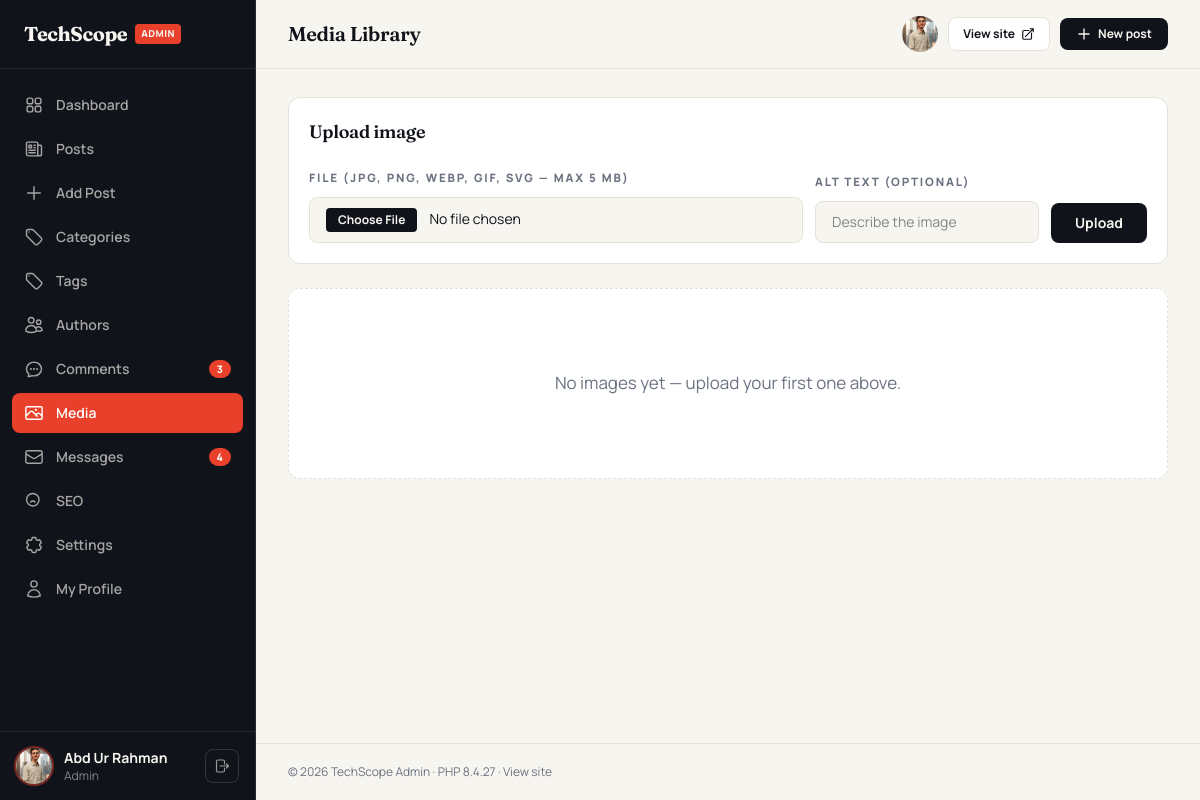
The page /admin/media.php (signed in) on the database its author committed.
### tables this page shows
CREATE TABLE `users` (
  `id` int unsigned NOT NULL AUTO_INCREMENT,
  `name` varchar(100) NOT NULL,
  `slug` varchar(120) NOT NULL,
  `email` varchar(190) NOT NULL,
  `password` varchar(255) NOT NULL,
  `role` enum('admin','editor','author') NOT NULL DEFAULT 'author',
  `bio` text,
  `avatar` varchar(255) DEFAULT NULL,
  `website` varchar(255) DEFAULT NULL,
  `twitter` varchar(120) DEFAULT NULL,
  `linkedin` varchar(120) DEFAULT NULL,
  `github` varchar(120) DEFAULT NULL,
  `status` tinyint(1) NOT NULL DEFAULT '1',
  `last_login` datetime DEFAULT NULL,
  `created_at` datetime NOT NULL DEFAULT CURRENT_TIMESTAMP,
  PRIMARY KEY (`id`),
  UNIQUE KEY `email` (`email`),
  UNIQUE KEY `uq_users_slug` (`slug`),
  KEY `idx_users_role` (`role`)
);

### includes/functions.php (called while the page is built, shortened)
<?php
require_once __DIR__ . '/../config/database.php';
function e(?string $value): string
{
    return htmlspecialchars((string) $value, ENT_QUOTES | ENT_SUBSTITUTE, 'UTF-8');
}
function settings(): array
{
    static $cache = null;
    if ($cache !== null) {
        return $cache;
    }
    try {
        $cache = db()->query('SELECT setting_key, setting_value FROM settings')
                     ->fetchAll(PDO::FETCH_KEY_PAIR);
    } catch (PDOException $e) {
        $cache = [];
    }
    return $cache;
}
function setting(string $key, string $default = ''): string
{
    $all = settings();
    return ($all[$key] ?? '') !== '' ? (string) $all[$key] : $default;
}
function url(string $path = '/'): string
{
    $base = rtrim(SITE_URL, '/');
    if ($path === '' || $path === '/') {
        return $base . '/';
    }
    return $base . '/' . ltrim($path, '/');
}
function admin_url(string $path = ''): string
{
    $sub = 'admin' . ($path !== '' ? '/' . ltrim($path, '/') : '');
    return url($sub);
}
function asset_version(): string
{
    static $ver = null;
    if ($ver !== null) {
        return $ver;
    }
    $files = [
        ROOT_PATH . '/assets/css/app.css',
        ROOT_PATH . '/assets/js/main.js',
        ROOT_PATH . '/assets/js/alpine.min.js',
        ROOT_PATH . '/assets/js/admin.js',
        ROOT_PATH . '/assets/js/chart.umd.min.js',
        ROOT_PATH . '/assets/js/dashboard-charts.js',
    ];
    $newest = 0;
    foreach ($files as $f) {
        $mtime = @filemtime($f);
        if ($mtime !== false && $mtime > $newest) {
            $newest = $mtime;
        }
    }
    $ver = $newest > 0 ? (string) $newest : (string) time();
    return $ver;
}
function _avatar_url(string $avatar): ?string
{
    $avatar = trim($avatar);
    if (str_starts_with($avatar, 'http://') || str_starts_with($avatar, 'https://')) {
        $path = (string) (parse_url($avatar, PHP_URL_PATH) ?: '');
        $root = rtrim((string) (parse_url(url('/'), PHP_URL_PATH) ?: ''), '/');
        $rel  = ($root !== '' && str_starts_with($path, $root)) ? substr($path, strlen($root)) : $path;
        $local = ROOT_PATH . '/' . ltrim($rel, '/');
        $url   = $avatar;
    } elseif (str_starts_with($avatar, 'assets/')) {
        $local = ROOT_PATH . '/' . $avatar;
        $url   = url('/' . $avatar);
    } else {
        $local = UPLOADS_DIR . '/' . ltrim($avatar, '/');
        $url   = UPLOADS_URL . '/' . ltrim($avatar, '/');
    }
    return (is_file($local) && filesize($local) > 0) ? $url : null;
}
function site_logo_src(): ?string
{
    $logo = trim(setting('site_logo', ''));
    if ($logo === '') return null;
    $path = ltrim($logo, '/');
    return url('/' . $path);
}

### config/database.php (called while the page is built, shortened)
<?php
function db(): PDO
{
    static $pdo = null;
    if ($pdo instanceof PDO) {
        return $pdo;
    }
    $dsn = sprintf(
        'mysql:host=%s;port=%s;dbname=%s;charset=%s',
        DB_HOST, DB_PORT, DB_NAME, DB_CHARSET
    );
    try {
        $pdo = new PDO($dsn, DB_USER, DB_PASS, [
            PDO::ATTR_ERRMODE            => PDO::ERRMODE_EXCEPTION,
            PDO::ATTR_DEFAULT_FETCH_MODE => PDO::FETCH_ASSOC,
            PDO::ATTR_EMULATE_PREPARES   => false,
            PDO::ATTR_STRINGIFY_FETCHES  => false,
        ]);
    } catch (PDOException $e) {
        if (DEBUG) {
            die('Database connection failed: ' . htmlspecialchars($e->getMessage(), ENT_QUOTES));
        }
        http_response_code(500);
        die('Service temporarily unavailable.');
    }
    return $pdo;
}

### admin/auth.php (called while the page is built, shortened)
<?php
require_once __DIR__ . '/../includes/functions.php';
function admin_user(): ?array
{
    static $user = false;
    if ($user !== false) {
        return $user;
    }
    $stmt = db()->prepare('SELECT * FROM users WHERE id = ? AND status = 1 LIMIT 1');
    $stmt->execute([(int) $_SESSION['admin_id']]);
    $user = $stmt->fetch() ?: null;
    return $user;
}
function require_admin(): array
{
    $user = admin_user();
    return $user;
}

### admin/includes/layout-top.php (the view, shortened to what this page needs)
<?php
require_once __DIR__ . '/../../includes/functions.php';
require_once __DIR__ . '/../auth.php';
$admin_user = require_admin();
$admin_title = $admin_title ?? 'Dashboard';
$admin_page  = $admin_page ?? '';
$badge = [
    'comments' => ( int ) db()->query( "SELECT COUNT(*) FROM comments WHERE status = 'pending'" )->fetchColumn(),
    'messages' => ( int ) db()->query( 'SELECT COUNT(*) FROM messages WHERE is_read = 0' )->fetchColumn(),
];
?>
<!DOCTYPE html>
<html lang='en' class='admin-root' x-data='{ side: false }'>
<head>
        <?= e( $admin_title ) ?> | Admin — <?= e( setting( 'site_name' , SITE_NAME ) ) ?>
    <link rel='stylesheet'
        href="<?= url('/assets/css/app.css') ?>?v=<?= e(function_exists('asset_version') ? asset_version() : (string) @filemtime(ROOT_PATH . '/assets/css/app.css')) ?>">
</head>
<body class='bg-paper font-sans antialiased text-ink'>
    <div class='flex min-h-screen'>
        <aside id='admin-sidebar'
            class='fixed inset-y-0 left-0 z-50 flex w-64 -translate-x-full flex-col border-r border-white/10 bg-ink text-paper transition-transform duration-300 lg:translate-x-0'
            :class="side ? 'translate-x-0' : ''">
            <div class='brand-box flex items-center gap-2 border-b border-white/10 px-6 py-5'>
                <?php $_sLogo = function_exists( 'site_logo_src' ) ? site_logo_src() : null;
?>
                <?php if ( $_sLogo ): ?>
                <a href="<?= url('/') ?>" class='flex shrink-0 items-center rounded-lg bg-white px-2 py-1.5 shadow-sm'
                    aria-label="<?= e(setting('site_name', SITE_NAME)) ?> — home">
                    <img src="<?= e($_sLogo) ?>" alt="<?= e(setting('site_name', SITE_NAME)) ?>" class='h-10 w-auto'
                        width='1033' height='643'>
                </a>
                <?php else: ?>
                <a href="<?= url('/') ?>" class='font-display text-xl font-bold tracking-tight'>
                    <?= e( setting( 'site_name' , SITE_NAME ) ) ?>
                </a>
                <?php endif;
?>
                <span
                    class='rounded bg-accent px-1.5 py-0.5 text-[0.6rem] font-extrabold uppercase tracking-wider'>Admin</span>
            </div>
            <nav class='no-scrollbar flex-1 overflow-y-auto px-3 py-4'>
                <?php foreach ( $nav as $key => $item ):
$active = ( $admin_page === $key );
$hasBadge = isset( $badge[ $key ] ) && $badge[ $key ] > 0;
?>
                <a href="<?= $item['href'] ?>" class="mb-1 flex items-center gap-3 rounded-lg px-3 py-2 text-sm font-semibold transition sm:py-2.5
                  <?= $active ? 'bg-accent text-white' : 'text-paper/65 hover:bg-white/5 hover:text-paper' ?>">
                    <svg class='h-5 w-5 shrink-0' fill='none' viewBox='0 0 24 24' stroke-width='1.7'
                        stroke='currentColor'>
                        <path stroke-linecap='round' stroke-linejoin='round' d="<?= $item['icon'] ?>" />
                    </svg>
                    <span>
                        <?= e( $item[ 'label' ] ) ?>
                    </span>
                    <?php if ( $hasBadge ): ?>
                    <span class='ml-auto rounded-full bg-accent px-2 py-0.5 text-[0.65rem] font-extrabold text-white'>
                        <?= $badge[ $key ] ?>
                    </span>
                    <?php endif;
?>
                </a>
                <?php endforeach;
?>
            </nav>
            <div class='border-t border-white/10 px-4 py-4'>
                <div class='flex items-center gap-3'>
                    <?php $_uAvatar = !empty( $admin_user[ 'avatar' ] ) && function_exists( '_avatar_url' ) ? _avatar_url( $admin_user[ 'avatar' ] ) : null;
?>
                    <?php if ( $_uAvatar ): ?>
                    <img src="<?= e($_uAvatar) ?>" alt="<?= e($admin_user['name']) ?>"
                        class='h-9 w-9 shrink-0 rounded-full object-cover ring-2 ring-accent/50'>
                    <?php else: ?>
                    <span class='flex h-9 w-9 shrink-0 items-center justify-center rounded-full bg-accent font-bold'>
                        <?= e( strtoupper( mb_substr( $admin_user[ 'name' ], 0, 1 ) ) ) ?>
                    </span>
                    <?php endif;
?>
                    <div class='min-w-0 flex-1'>
                        <p class='truncate text-sm font-bold'>
                            <?= e( $admin_user[ 'name' ] ) ?>
                        </p>
                        <p class='truncate text-xs capitalize text-paper/50'>
                            <?= e( $admin_user[ 'role' ] ) ?>
                        </p>
                    </div>
                    <form method='post' action="<?= admin_url('logout.php') ?>">
                            <button title='Logout'
                                class='rounded-lg border border-white/15 p-2 text-paper/60 transition hover:border-accent hover:text-accent'>
                                <svg class='h-4 w-4' fill='none' viewBox='0 0 24 24' stroke-width='1.8'
                                    stroke='currentColor'>
                                    <path stroke-linecap='round' stroke-linejoin='round'
                                        d='M15.75 9V5.25A2.25 2.25 0 0 0 13.5 3h-7.5A2.25 2.25 0 0 0 3.75 5.25v13.5A2.25 2.25 0 0 0 6 21h7.5a2.25 2.25 0 0 0 2.25-2.25V15m3 0 3-3m0 0-3-3m3 3H9' />
                                </svg>
                            </button>
                    </form>
                </div>
            </div>
        </aside>
        <div class='flex min-w-0 flex-1 flex-col lg:pl-64'>
            <header
                class='sticky top-0 z-30 flex items-center gap-3 border-b border-line bg-paper/85 px-4 py-3 backdrop-blur-lg sm:gap-4 sm:px-8 sm:py-4'>
                <h1 class='font-display text-lg font-semibold sm:text-xl'>
                    <?= e( $admin_title ) ?>
                </h1>
                <div class='ml-auto flex items-center gap-2.5'>
                    <?php $_tAvatar = !empty( $admin_user[ 'avatar' ] ) && function_exists( '_avatar_url' ) ? _avatar_url( $admin_user[ 'avatar' ] ) : null;
?>
                    <a href="<?= admin_url('profile.php') ?>" title='My profile' aria-label='My profile'
                        class='shrink-0 rounded-full transition hover:ring-2 hover:ring-accent'>
                        <?php if ( $_tAvatar ): ?>
                        <img src="<?= e($_tAvatar) ?>" alt="<?= e($admin_user['name']) ?>"
                            class='h-9 w-9 rounded-full object-cover'>
                        <?php endif;
?>
                    </a>
                    <a href="<?= url('/') ?>" target='_blank'
                        class='hidden items-center gap-1.5 rounded-lg border border-line bg-surface px-3.5 py-2 text-xs font-bold transition hover:border-ink sm:flex'>
                        View site
                        <svg class='h-3.5 w-3.5' fill='none' viewBox='0 0 24 24' stroke-width='2' stroke='currentColor'>
                            <path stroke-linecap='round' stroke-linejoin='round'
                                d='M13.5 6H5.25A2.25 2.25 0 0 0 3 8.25v10.5A2.25 2.25 0 0 0 5.25 21h10.5A2.25 2.25 0 0 0 18 18.75V10.5m-10.5 6L21 3m0 0h-5.25M21 3v5.25' />
                        </svg>
                    </a>
                    <a href="<?= admin_url('post-edit.php') ?>"
                        class='flex items-center gap-1.5 rounded-lg bg-ink px-3 py-1.5 text-xs font-bold text-paper transition hover:bg-accent sm:px-4 sm:py-2'>
                        <svg class='h-4 w-4' fill='none' viewBox='0 0 24 24' stroke-width='2' stroke='currentColor'>
                            <path stroke-linecap='round' stroke-linejoin='round' d='M12 4.5v15m7.5-7.5h-15' />
                        </svg>
                        New post
                    </a>
                </div>
            </header>
            <main class='flex-1 px-4 py-5 sm:px-8 sm:py-7'>

### assets/css/app.css (style rules this page uses)
#admin-sidebar { overflow:hidden }
#admin-sidebar .brand-box { min-width:0;overflow:hidden }

### rows shown on the page
users: avatar (picture), name "Abd Ur Rahman", role "Admin"

### other values the page prints
setting( 'site_name' , SITE_NAME ) "TechScope"
$item[ 'label' ] "Dashboard"
$item[ 'label' ] "Posts"
$item[ 'label' ] "Add Post"
$item[ 'label' ] "Categories"
$item[ 'label' ] "Tags"
$item[ 'label' ] "Authors"
$item[ 'label' ] "Comments"
$badge[ $key ] "3"
$item[ 'label' ] "Media"
$item[ 'label' ] "Messages"
$badge[ $key ] "4"
$item[ 'label' ] "SEO"
$item[ 'label' ] "Settings"
$item[ 'label' ] "My Profile"
